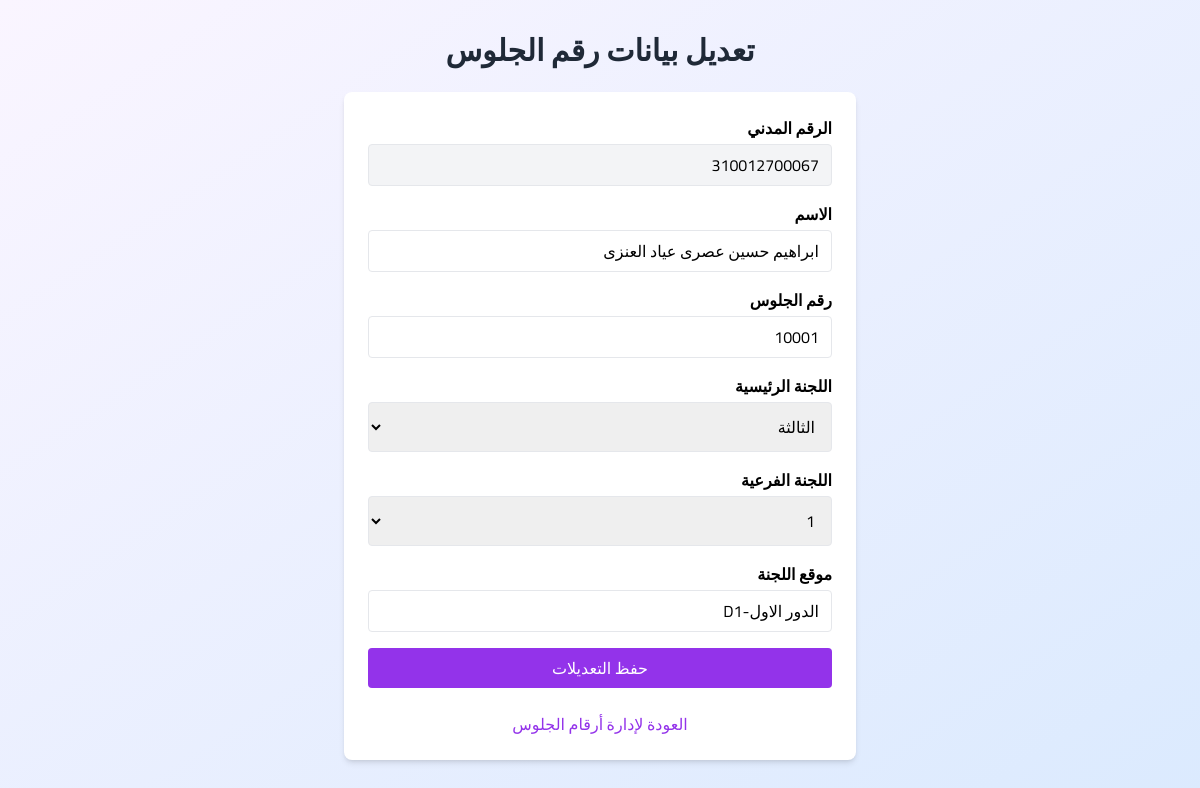
Page /admin/seats/edit/310012700067 (signed in) on the committed database.
### app.py (models this page shows)
class Seat(db.Model):
    civil_id = db.Column(db.String(20), primary_key=True)  # الرقم المدني
    name = db.Column(db.String(100), nullable=False)      # الاسم
    seat_number = db.Column(db.String(20), nullable=False) # رقم الجلوس
    main_committee = db.Column(db.String(20), nullable=False) # اللجنة الرئيسية
    sub_committee = db.Column(db.String(20), nullable=False)  # اللجنة الفرعية
    location = db.Column(db.String(100), nullable=True)   # موقع اللجنة

### app.py (the view, shortened to what this page needs)
@app.route('/admin/seats/edit/<civil_id>', methods=['GET', 'POST'])
def edit_seat(civil_id):
    if 'role' not in session or (session['role'] != 'مشرف' and session['role'] != 'مشرف محتوى'):
        return redirect(url_for('login'))
    seat = Seat.query.filter_by(civil_id=civil_id).first_or_404()
    main_committees = ['الأولى','الثانية','الثالثة','الرابعة','الخامسة','السادسة']
    sub_committees = [str(i) for i in range(1, 11)]
    school_settings = get_school_settings()
    current_year = datetime.now().year
    return render_template('edit_seat.html', seat=seat, main_committees=main_committees, sub_committees=sub_committees, school_settings=school_settings, current_year=current_year)

### app.py (called while the page is built, shortened)
def get_school_settings():
    try:
        settings = SchoolSettings.query.first()
        return settings
    except Exception as e:
        print(f"خطأ في get_school_settings: {e}")
        return SchoolSettings(
            school_name="اسم المدرسة",
            school_address="عنوان المدرسة",
            school_phone="",
            school_email="",
            school_vision="رؤية المدرسة",
            school_mission="رسالة المدرسة",
            school_values="",
            google_maps_url="",
            youtube_url="",
            instagram_url="",
            telegram_url="",
            snapchat_url="",
            whatsapp_url="",
            academic_year="2024-2025",
            academic_semester="الفصل الدراسي الأول"
        )

### templates/edit_seat.html (shortened to what this page needs)
<!DOCTYPE html>
<html lang="ar" dir="rtl">
<head>
    <script src="https://cdn.tailwindcss.com"></script>
</head>
<body class="font-['Cairo'] bg-gradient-to-br from-purple-50 to-blue-100 min-h-screen">
    <div class="container mx-auto px-4 py-8">
        <h2 class="text-3xl font-bold text-gray-800 mb-6 text-center">تعديل بيانات رقم الجلوس</h2>
        <form method="POST" class="bg-white rounded-lg shadow-md p-6 max-w-lg mx-auto flex flex-col gap-4">
            <div>
                <label class="block mb-1 font-semibold">الرقم المدني</label>
                <input type="text" value="{{ seat.civil_id }}" readonly class="border rounded px-3 py-2 w-full bg-gray-100">
            </div>
            <div>
                <label class="block mb-1 font-semibold">الاسم</label>
                <input name="name" type="text" value="{{ seat.name }}" required class="border rounded px-3 py-2 w-full focus:outline-none focus:ring-2 focus:ring-purple-200">
            </div>
            <div>
                <label class="block mb-1 font-semibold">رقم الجلوس</label>
                <input name="seat_number" type="text" value="{{ seat.seat_number }}" required class="border rounded px-3 py-2 w-full focus:outline-none focus:ring-2 focus:ring-purple-200">
            </div>
            <div>
                <label class="block mb-1 font-semibold">اللجنة الرئيسية</label>
                <select name="main_committee" required class="border rounded px-3 py-2 w-full focus:outline-none focus:ring-2 focus:ring-purple-200">
                    {% for c in main_committees %}
                    <option value="{{ c }}" {% if seat.main_committee == c %}selected{% endif %}>{{ c }}</option>
                    {% endfor %}
                </select>
            </div>
            <div>
                <label class="block mb-1 font-semibold">اللجنة الفرعية</label>
                <select name="sub_committee" required class="border rounded px-3 py-2 w-full focus:outline-none focus:ring-2 focus:ring-purple-200">
                    {% for c in sub_committees %}
                    <option value="{{ c }}" {% if seat.sub_committee == c %}selected{% endif %}>{{ c }}</option>
                    {% endfor %}
                </select>
            </div>
            <div>
                <label class="block mb-1 font-semibold">موقع اللجنة</label>
                <input name="location" type="text" value="{{ seat.location }}" required class="border rounded px-3 py-2 w-full focus:outline-none focus:ring-2 focus:ring-purple-200">
            </div>
            <button type="submit" class="bg-purple-600 text-white rounded py-2 hover:bg-purple-700 transition">حفظ التعديلات</button>
            <a href="/admin/seats" class="text-purple-600 hover:underline text-center mt-2">العودة لإدارة أرقام الجلوس</a>
        </form>
    </div>
</body>
</html>

### rows in the picture
Seat: civil_id "310012700067", name "ابراهيم حسين عصرى عياد العنزى", seat_number "10001", main_committee "الثالثة", sub_committee "1", location "الدور الاول-D1"
